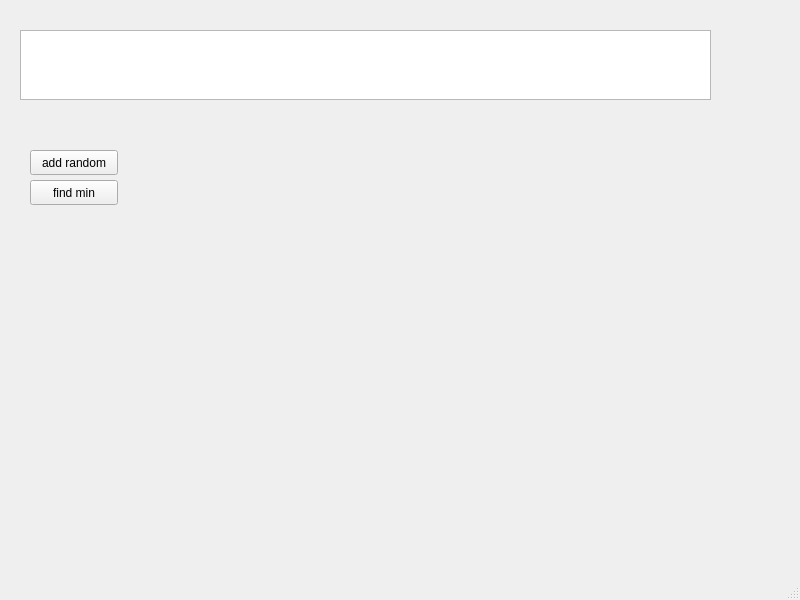
<?xml version="1.0" encoding="UTF-8"?>
<ui version="4.0">
 <class>MainWindow</class>
 <widget class="QMainWindow" name="MainWindow">
  <property name="geometry">
   <rect>
    <x>0</x>
    <y>0</y>
    <width>800</width>
    <height>600</height>
   </rect>
  </property>
  <property name="windowTitle">
   <string>MainWindow</string>
  </property>
  <widget class="QWidget" name="centralwidget">
   <widget class="QTextEdit" name="textEdit">
    <property name="geometry">
     <rect>
      <x>20</x>
      <y>30</y>
      <width>691</width>
      <height>70</height>
     </rect>
    </property>
   </widget>
   <widget class="QPushButton" name="pushButton">
    <property name="geometry">
     <rect>
      <x>30</x>
      <y>150</y>
      <width>88</width>
      <height>25</height>
     </rect>
    </property>
    <property name="text">
     <string>add random</string>
    </property>
   </widget>
   <widget class="QPushButton" name="pushButton_2">
    <property name="geometry">
     <rect>
      <x>30</x>
      <y>180</y>
      <width>88</width>
      <height>25</height>
     </rect>
    </property>
    <property name="text">
     <string>find min</string>
    </property>
   </widget>
  </widget>
  <widget class="QMenuBar" name="menubar">
   <property name="geometry">
    <rect>
     <x>0</x>
     <y>0</y>
     <width>800</width>
     <height>22</height>
    </rect>
   </property>
  </widget>
  <widget class="QStatusBar" name="statusbar"/>
 </widget>
 <resources/>
 <connections/>
</ui>
